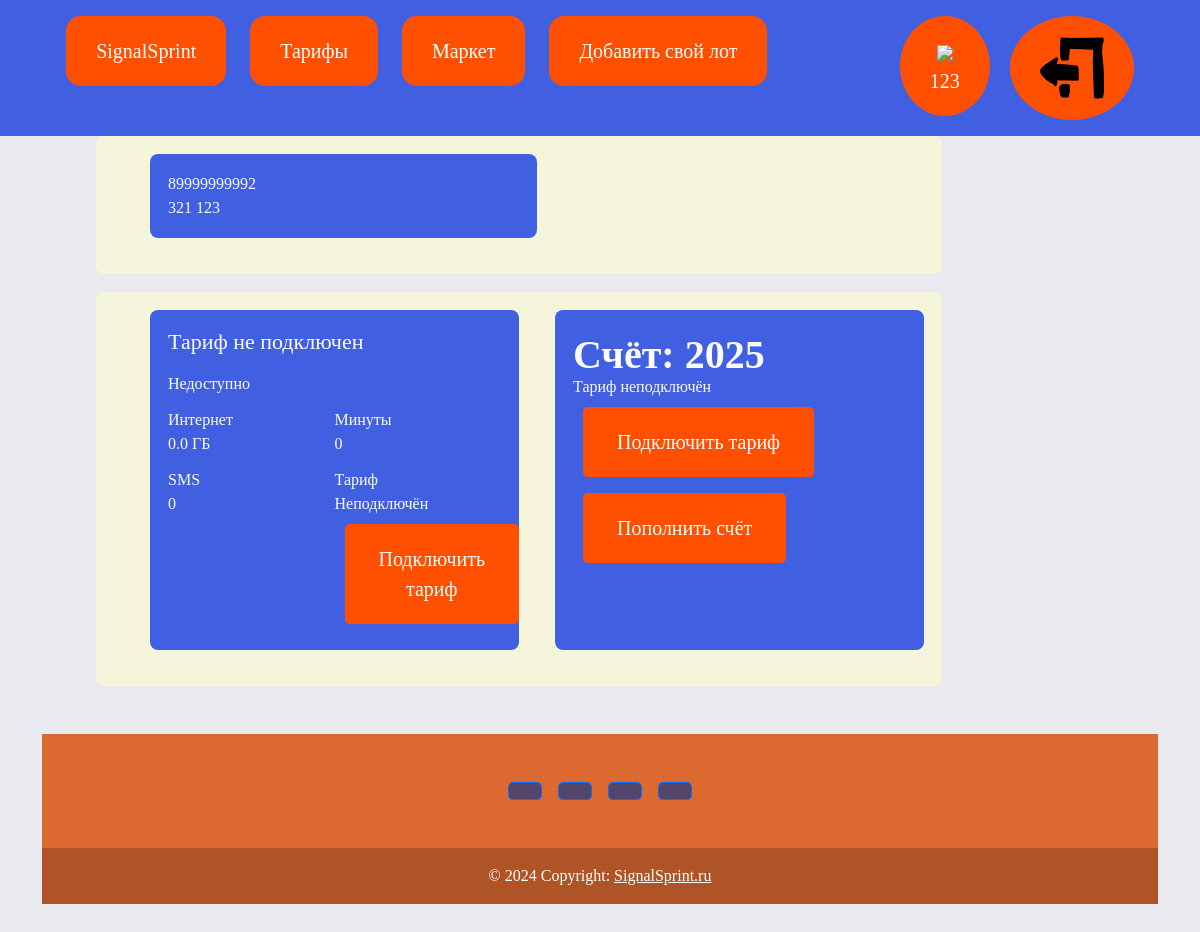
Page /profiles (signed in) on the committed database.
### data/users.py (models this page shows, shortened)
class User(SqlAlchemyBase, UserMixin, SerializerMixin):
    __tablename__ = 'user'
    id = sqlalchemy.Column(sqlalchemy.Integer,
                           primary_key=True, autoincrement=True)
    name = sqlalchemy.Column(sqlalchemy.String, nullable=True)
    phone_number = sqlalchemy.Column(sqlalchemy.String,
                                     index=True, unique=True, nullable=True)
    surname = sqlalchemy.Column(sqlalchemy.String, nullable=True)
    money = sqlalchemy.Column(sqlalchemy.Integer, nullable=True)
    hashed_password = sqlalchemy.Column(sqlalchemy.String, nullable=False)
    created_date = sqlalchemy.Column(sqlalchemy.DateTime,
                                     default=datetime.datetime.now)
    lots = orm.relationship("Lots", back_populates='user')
    paket_users = orm.relationship('Paket_Users', back_populates='user')

### data/paket_users.py (models this page shows)
class Paket_Users(SqlAlchemyBase, SerializerMixin):
    __tablename__ = 'paket_users'
    id = sqlalchemy.Column(sqlalchemy.Integer, primary_key=True, autoincrement=True)
    tariff_connect = sqlalchemy.Column(sqlalchemy.Boolean, nullable=True)
    quantity_gb = sqlalchemy.Column(sqlalchemy.Float, nullable=True)
    quantity_minuts = sqlalchemy.Column(sqlalchemy.Integer, nullable=True)
    quantity_sms = sqlalchemy.Column(sqlalchemy.Integer, nullable=True)
    date_renewal_tariff = sqlalchemy.Column(sqlalchemy.DateTime,
                                            default=datetime.datetime.now)
    user_id = sqlalchemy.Column(sqlalchemy.Integer,
                                sqlalchemy.ForeignKey("user.id"))
    user = orm.relationship('User', back_populates='paket_users')
    tariff_id = sqlalchemy.Column(sqlalchemy.Integer,
                                  sqlalchemy.ForeignKey("tariff.id"))
    tariff = orm.relationship('Tariff', back_populates='paket_users')

### server.py (the view)
@app.route("/profiles")
@login_required
def profiles():
    db_sess = db_session.create_session()
    paket_users = db_sess.query(Paket_Users).filter(Paket_Users.user_id == int(current_user.id)).first()
    if paket_users.tariff_id:
        tariff = db_sess.query(Tariff).filter(Tariff.id == int(paket_users.tariff_id)).first()
    else:
        tariff = None
    if current_user.is_authenticated:
        return render_template("profiles.html", title='Профиль', paket_users=paket_users, tariff=tariff)

### data/db_session.py (called while the page is built)
def create_session() -> Session:
    global __factory
    return __factory()

### server.py (called while the page is built)
@login_manager.user_loader
def load_user(user_id):
    db_sess = db_session.create_session()
    return db_sess.query(User).get(user_id)

### templates/profiles.html
{% extends "base.html" %}
{% block content %}
{% if current_user.is_authenticated %}
<div class="container dashboard-container">
    <div class="dashboard-container__row">
        <div class="dashboard-pac">
            <section class="inner-dashboard-numbers__main-info">
                <div class="inner-dashboard-numbers__main-info-content">
                    <div class="inner-dashboard-numbers__current-number"> {{ current_user.phone_number }}</div>
                    <div class="inner-dashboard-numbers__user-name">{{ current_user.surname }} {{ current_user.name }}
                    </div>
                </div>
            </section>
        </div>
    </div>
    <div class="dashboard-container__row">
        <div class="dashboard-pac">
            <div class="dashboard-packages">
                {% if paket_users.tariff_connect %}
                <div class="dashboard-packages__title"><p>{{ tariff.name_tariff }}</p></div>
                <div class="dashboard-packages__link-block">Доступно</div>
                {% else %}
                <div class="dashboard-packages__title"><p>Тариф не подключен</p></div>
                <div class="dashboard-packages__block">Недоступно</div>
                {% endif %}
                <ul class="dashboard-packages__remnants">
                    <li class="dashboard-packages__remnant">
                        <div class="dashboard-packages__remnant-name">Интернет</div>
                        <div class="dashboard-packages__remnant-data">{{ paket_users.quantity_gb }} ГБ</div>
                    </li>
                    <li class="dashboard-packages__remnant">
                        <div class="dashboard-packages__remnant-name">Минуты</div>
                        <div class="dashboard-packages__remnant-data">{{ paket_users.quantity_minuts }}
                        </div>
                    </li>
                    <li class="dashboard-packages__remnant">
                        <div class="dashboard-packages__remnant-name">SMS</div>
                        <div class="dashboard-packages__remnant-data">{{ paket_users.quantity_sms }}</div>
                    </li>
                    <li class="dashboard-packages__remnant">
                        <div class="dashboard-packages__remnant-name">Тариф</div>
                        {% if paket_users.tariff_connect %}
                        <div class="dashboard-packages__remnant-data">{{ tariff.name_tariff }}</div>
                        <a class="button_menu button btn-sell" href="/tarifs">Сменить тариф</a>
                        {% else %}
                        <div class="dashboard-packages__remnant-data">Неподключён</div>
                        <a class="button_menu button btn-sell" href="/tarifs">Подключить тариф</a>
                        {% endif %}
                    </li>
                </ul>
            </div>
        </div>
        <div class="dashboard-pac">
            <div class="dashboard-balance">
                <div class="dashboard-balance__buttons">
                    <div class="dashboard-balance__balance-amount">Счёт: {{ current_user.money }}</div>
                    {% if paket_users.tariff_connect %}
                    <div class="dashboard-balance__abonent-fee">
                        Абонентская плата {{ tariff.coast }} Р. будет списана<br>{{
                        paket_users.date_renewal_tariff.date() }}
                    </div>
                    {% else %}
                    <div class="dashboard-packages__remnant-data">
                        Тариф неподключён
                    </div>
                    <a class="button_menu button btn-sell" href="/tarifs">
                        Подключить тариф
                    </a>
                    {% endif %}
                    <a class="button_menu button btn-sell" href="/pay_card">Пополнить счёт</a>
                </div>
            </div>
        </div>
    </div>
</div>
{% endif %}
{% endblock %}

### templates/base.html (shortened to what this page needs)
<!DOCTYPE html>
<html lang="en">
<head>
    <link rel="stylesheet"
          href="https://cdn.jsdelivr.net/npm/bootstrap@5.0.0-beta1/dist/css/bootstrap.min.css"
>
    <link rel="stylesheet" type="text/css" href="static/css/style_base.css"/>
</head>
<body>
<nav class="navbar-menu nav">
    <div class="div_menu">
        <a href="/" class="button_menu button">SignalSprint</a>
        <a href="/tarifs" class="button_menu button">Тарифы</a>
        <a href="/market" class="button_menu button">Маркет</a>
        {% if current_user.is_authenticated %}
        <a href="/lots" class="button_menu button">Добавить свой лот</a>
        {% endif %}
    </div>
    <div class="div_menu">
        {% if current_user.is_authenticated %}
        <a href="/profiles" class="profil button">
            {% if current_user.is_authenticated %}
            <img src='static/img/reg_profil.png'><br>
            {{ current_user.name }}
            {% endif %}
        </a>
        <a class="navbar-brand profil button" href="/logout">
            <img src='static/img/go_out.png'>
        </a>
        {% else %}
        <p>
            <a class="btn btn-primary " href="/register">Зарегистрироваться</a>
            <a class="btn btn-success" href="/login">Войти</a>
        </p>
        {% endif %}
    </div>
</nav>
<main role="main" class="container">
    {% block content %}
    {% endblock %}
</main>
<div class="container my-5">
    <footer class="text-center text-lg-start" style="background-color: #db6930;">
        <div class="container d-flex justify-content-center py-5">
            <button type="button" class="btn btn-primary btn-lg btn-floating mx-2"
                    style="background-color: #54456b;">
            </button>
            <button type="button" class="btn btn-primary btn-lg btn-floating mx-2"
                    style="background-color: #54456b;">
            </button>
            <button type="button" class="btn btn-primary btn-lg btn-floating mx-2"
                    style="background-color: #54456b;">
            </button>
            <button type="button" class="btn btn-primary btn-lg btn-floating mx-2"
                    style="background-color: #54456b;">
            </button>
        </div>
        <div class="text-center text-white p-3" style="background-color: rgba(0, 0, 0, 0.2);">
            © 2024 Copyright:
            <a class="text-white" href="https://www.google.com/">SignalSprint.ru</a>
        </div>
    </footer>
</div>
</body>
</html>

### static/css/style_base.css (style rules this page uses)
body { font-family: PT Astra Sans; background-color: #e9e9f0; }
div.div_menu .button { background-color: #FF4F00; border: none; color: white; padding: 20px 30px; text-align: center; text-decoration: none; display: inline-block; font-size: 20px; margin: 16px 10px; cursor: pointer; height: 100%; }
nav.navbar-menu div.div_menu { height: 100%; }
div.div_menu .button_menu { border-radius: 15px; }
div.div_menu .profil { border-radius: 50%; float: left; }
nav.navbar-menu { background-color: #4160E1; display: flex; justify-content: space-around; }
.btn-sell { background-color: #FF4F00; border: none; color: white; padding: 20px 34px; text-align: center; text-decoration: none; display: inline-block; font-size: 20px; margin: 8px 10px; cursor: pointer; border-radius: 5px; }
.container { width: auto; max-width: 1152px; }
.container { margin-right: auto; margin-left: auto; padding-left: 18px; padding-right: 18px; }
.dashboard-packages__title { margin-bottom: 0; min-height: 28px; color: #fafaff; font-size: 22px; line-height: 28px; }
.dashboard-packages__remnants { display: flex; flex-wrap: wrap; margin: 0; padding: 0; list-style: none; }
.dashboard-packages__remnant { margin-top: 12px; width: 50%; }
li { display: list-item; text-align: -webkit-match-parent; unicode-bidi: isolate; }
.dashboard-container__row { display: flex; color: #fafaff; margin-left: 36px; width: calc(80% - 18px); padding: 18px; margin-bottom: 18px; background-color: #f5f5dc; border-radius: 8px; }
.dashboard-balance { height: 100%; display: flex; flex-direction: column; justify-content: space-between; }
.dashboard-balance__balance-amount { margin-top: 7px; font-size: 40px; line-height: 40px; height: 40px; font-weight: bold; }
.dashboard-pac { background-color: #4160E1; color: #fafaff; margin-left: 36px; width: calc(50% - 18px); padding: 18px; margin-left: 36px; width: calc(50% - 18px); padding: 18px; margin-bottom: 18px; border-radius: 8px; }

### rows in the picture
User: name "123", phone_number "89999999992", surname "321", money "2025"
Paket_Users: quantity_gb "0.0", quantity_minuts "0", quantity_sms "0"
